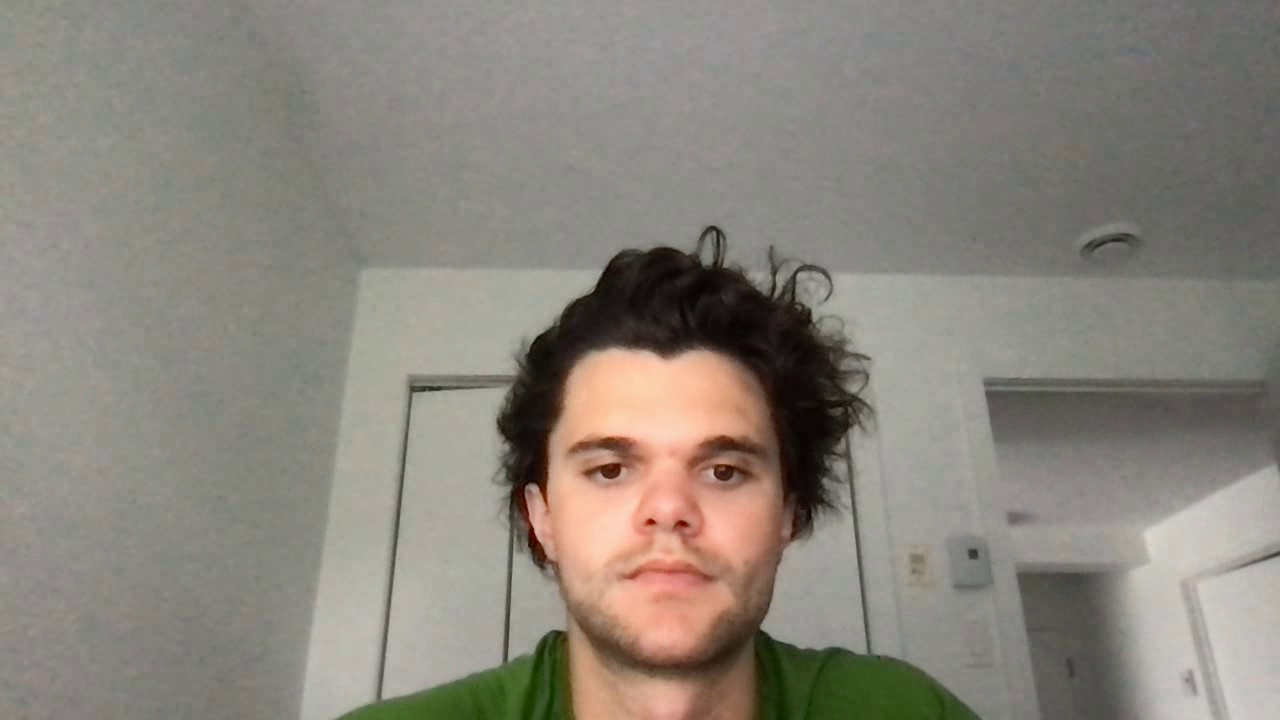
#> input picture frame 18 of June30_2022.mp4, 1280 x 720 px, given in place of background_may5b.mp4, which was not available
$ python cropvideo_may5B.py   (older library calls are emulated)
#> lines starting #> are read from the running program, lines starting #| are printed output that depends on the picture
#!/usr/bin/env python3
# -*- coding: utf-8 -*-
"""
Created on Tue May 18 20:56:55 2021

@author: RileyBallachay
"""
import numpy as np
import cv2
import matplotlib.pyplot as plt
import scipy.misc
from PIL import Image
import datetime

# Here you can define your croping values
x = 343; y = 99;w= 262;h= 514
# Open the video
cap = cv2.VideoCapture('Background/background_may5b.mp4')

w_frame, h_frame = int(cap.get(cv2.CAP_PROP_FRAME_WIDTH)), int(cap.get(cv2.CAP_PROP_FRAME_HEIGHT))
fps, frames = cap.get(cv2.CAP_PROP_FPS), cap.get(cv2.CAP_PROP_FRAME_COUNT)

ims = []
while(cap.isOpened()):
    ret, frame = cap.read()
#> frame is the input picture: shape (720, 1280, 3); mean B, G, R 123.9, 132.6, 137.9
    if ret==True:
        frame = frame[y:y+h, x:x+w]
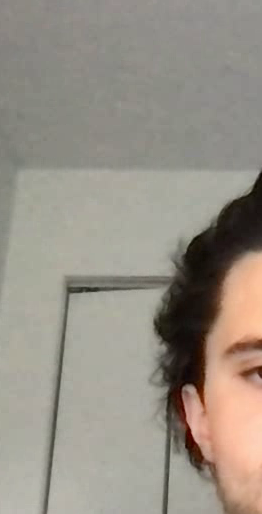
#> frame: shape (514, 262, 3); mean B, G, R 134, 144.6, 151.5
        ims.append(frame)
    else:
        break


ims =  np.array([np.array(im) for im in ims])
imave = np.average(ims,axis=0).astype(int)
imave=np.array(np.round(imave),dtype=np.uint8)


# Initialize frame counter
cnt = 0
cap = cv2.VideoCapture('/Users/RileyBallachay/Documents/Fifth Year/Work for Dr.Piret/Original Videos/May5B_2021.mp4')
# Some characteristics from the original video
w_frame, h_frame = int(cap.get(cv2.CAP_PROP_FRAME_WIDTH)), int(cap.get(cv2.CAP_PROP_FRAME_HEIGHT))
fps, frames = cap.get(cv2.CAP_PROP_FPS), cap.get(cv2.CAP_PROP_FRAME_COUNT)

time_per_frame = 1/fps
print(frames)

# output
#fourcc = cv2.VideoWriter_fourcc(*'mp4v')
#out = cv2.VideoWriter('result_total_may5b.mp4', fourcc, fps, (w, h))

time = 0
slices = []

# Now we start
while(cap.isOpened()):
    ret, frame = cap.read()

    cnt += 1 # Counting frames

    # Avoid problems when video finish
    if ret==True:
        if not(cnt%10):
            time = time+time_per_frame
            printtime = str(datetime.timedelta(seconds=time))
            # Croping the frame
            temp_frame = frame[y:y+h, x:x+w]
            crop_frame = cv2.subtract(temp_frame,imave)

            # Percentage
            xx = cnt *100/frames
            print((xx),'%')


            imageGREY = crop_frame.mean(axis=2)[:50]
            #imageGREY = imageGREY.mean(axis=1)
            slices.append(imageGREY)

            # Saving from the desired frames
            #if 15 <= cnt <= 90:
            #    out.write(crop_frame)
            font = cv2.FONT_HERSHEY_SCRIPT_SIMPLEX
            crop_frame = cv2.putText(crop_frame, printtime,
                                (10, 50),
                                font, 1,
                                (255, 255, 255),
                                2, cv2.LINE_8)
            # [9 lines of commented-out code are left out]
    else:
        break

def groupedAvg(myArray, N=5):
    result = np.cumsum(myArray, 0)[N-1::N]/float(N)
    result[1:] = result[1:] - result[:-1]
    return result

sliced = np.stack(slices, axis=0)
sliced = groupedAvg(sliced)
a,b,c = np.shape(sliced)
sliced2 = sliced.reshape(a,b*c)
sliced3 = sliced2.reshape(a,b,c)
print(sliced3[:10])
np.savetxt('Histogram Slices/sliced_may5b_v2.csv',sliced2,delimiter=',')

cap.release()
#out.release()
cv2.destroyAllWindows()

$ run again, starting later in the video
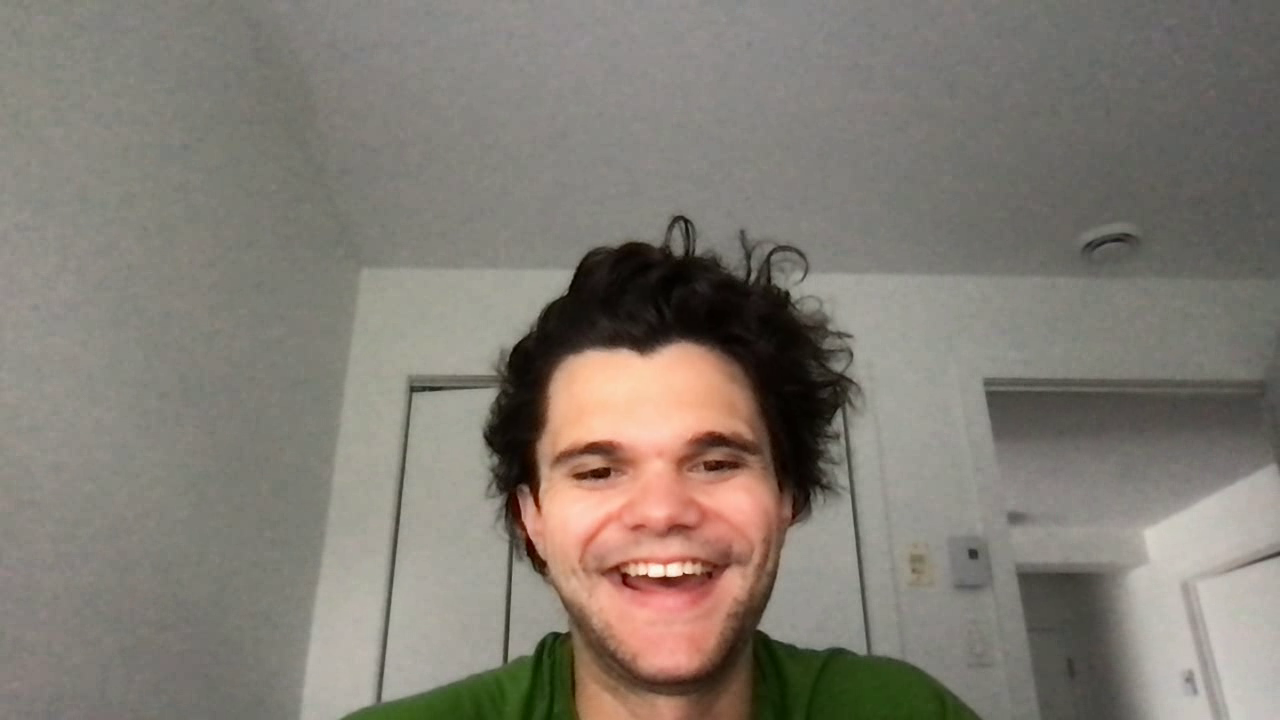
#> input picture frame 81 of June30_2022.mp4, 1280 x 720 px, given in place of background_may5b.mp4, which was not available
#> frame is the input picture: shape (720, 1280, 3); mean B, G, R 115.1, 123.9, 129.9
#> `frame = frame[y:y+h, x:x+w]`:
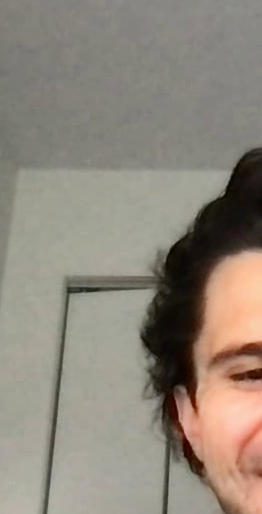
#> frame: shape (514, 262, 3); mean B, G, R 123.3, 134.5, 143.2

$ run again, starting later in the video
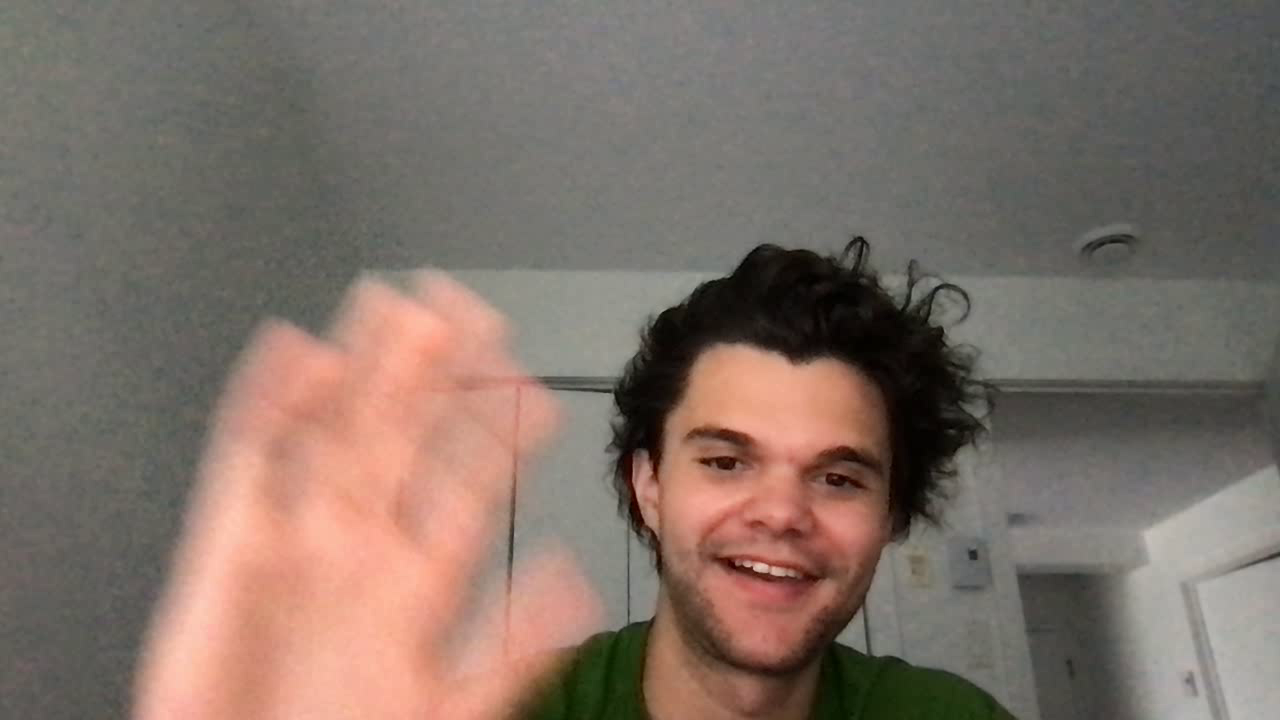
#> input picture frame 144 of June30_2022.mp4, 1280 x 720 px, given in place of background_may5b.mp4, which was not available
#> frame is the input picture: shape (720, 1280, 3); mean B, G, R 103.2, 112, 126.8
#> `frame = frame[y:y+h, x:x+w]`:
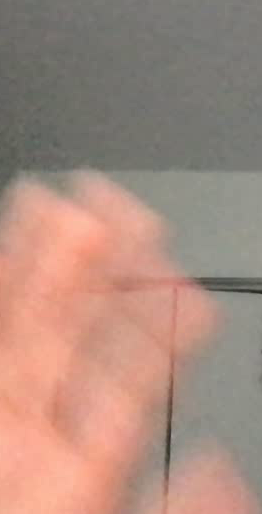
#> frame: shape (514, 262, 3); mean B, G, R 127.3, 139.8, 169.3
